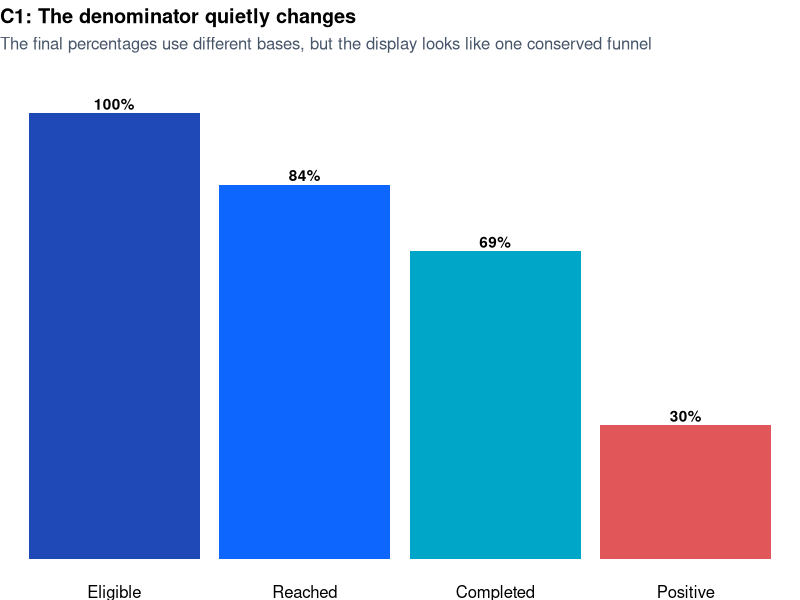
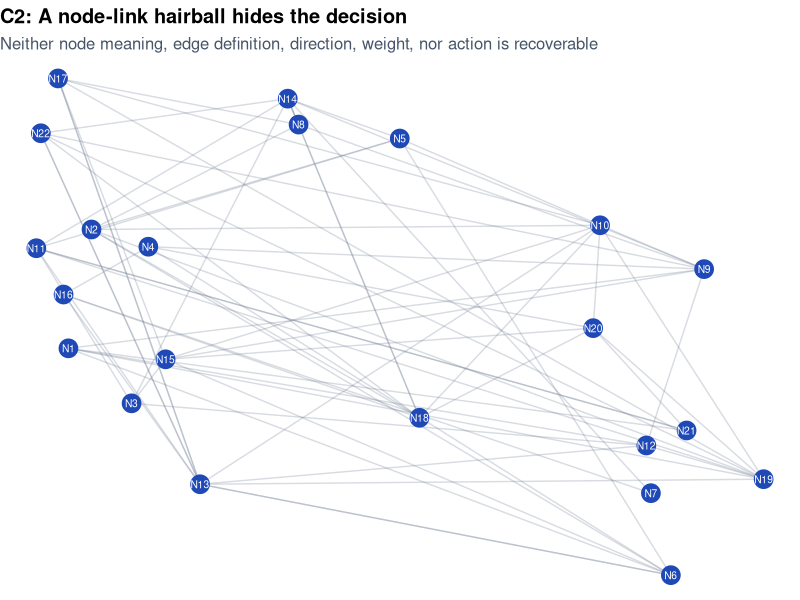
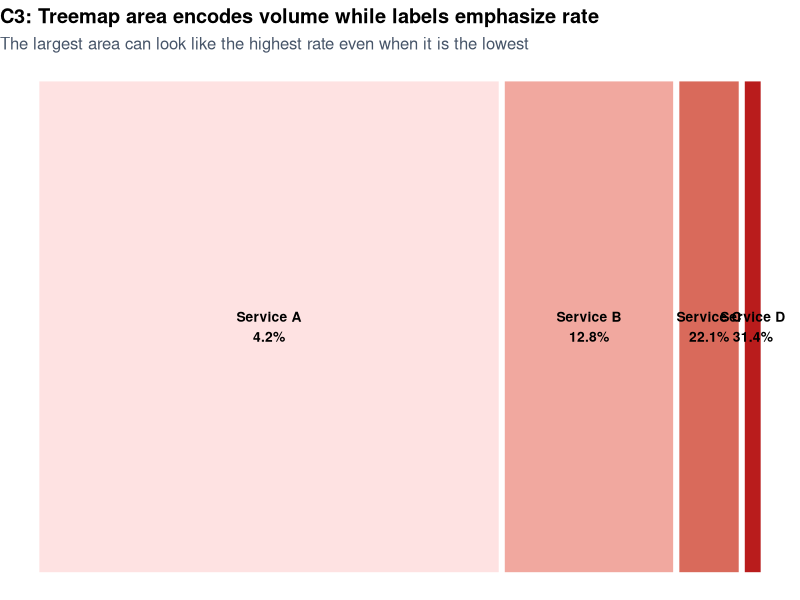

The R source for these figures, in order:
#!/usr/bin/env Rscript

suppressPackageStartupMessages(library(ggplot2))

args <- commandArgs(trailingOnly = TRUE)
output_dir <- if (length(args) >= 2 && args[1] == "--output") args[2] else file.path(tempdir(), "oclc-da730-m11-critiques")
dir.create(output_dir, recursive = TRUE, showWarnings = FALSE)
theme_bad <- theme_void(base_size = 12) + theme(plot.title = element_text(face = "bold"), plot.subtitle = element_text(color = "#475569"))

changing <- data.frame(
  stage = factor(c("Eligible", "Reached", "Completed", "Positive"), levels = c("Eligible", "Reached", "Completed", "Positive")),
  n = c(500, 420, 290, 86),
  shown_pct = c(100, 84, 69, 30)
)
p1 <- ggplot(changing, aes(stage, shown_pct, fill = stage)) +
  geom_col(width = 0.9) +
  geom_text(aes(label = paste0(shown_pct, "%")), vjust = -0.3, fontface = "bold") +
  scale_fill_manual(values = c("#1f49b6", "#0d67ff", "#00a6c8", "#e15759"), guide = "none") +
  scale_y_continuous(limits = c(0, 108)) +
  labs(title = "C1: The denominator quietly changes", subtitle = "The final percentages use different bases, but the display looks like one conserved funnel") +
  theme_bad + theme(axis.text.x = element_text(), axis.text.y = element_blank())
ggsave(file.path(output_dir, "C1-changing-denominator-flow.png"), p1, width = 9, height = 5.5, dpi = 180)

set.seed(730)
nodes <- data.frame(x = runif(22), y = runif(22), label = paste0("N", 1:22))
edges <- data.frame(a = sample(1:22, 75, TRUE), b = sample(1:22, 75, TRUE))
edges <- edges[edges$a != edges$b, ]
segments <- data.frame(x = nodes$x[edges$a], y = nodes$y[edges$a], xend = nodes$x[edges$b], yend = nodes$y[edges$b])
p2 <- ggplot() +
  geom_segment(data = segments, aes(x, y, xend = xend, yend = yend), alpha = 0.25, color = "#64748b") +
  geom_point(data = nodes, aes(x, y), size = 6, color = "#1f49b6") +
  geom_text(data = nodes, aes(x, y, label = label), color = "white", size = 2.6) +
  labs(title = "C2: A node-link hairball hides the decision", subtitle = "Neither node meaning, edge definition, direction, weight, nor action is recoverable") +
  theme_bad
ggsave(file.path(output_dir, "C2-hairball-network.png"), p2, width = 9, height = 6, dpi = 180)

tree <- data.frame(
  group = c("Service A", "Service B", "Service C", "Service D"),
  volume = c(640, 240, 90, 30),
  rate = c(4.2, 12.8, 22.1, 31.4),
  xmin = c(0, .64, .88, .97), xmax = c(.64, .88, .97, 1), ymin = 0, ymax = 1
)
p3 <- ggplot(tree) +
  geom_rect(aes(xmin = xmin, xmax = xmax, ymin = ymin, ymax = ymax, fill = rate), color = "white", linewidth = 2) +
  geom_text(aes(x = (xmin + xmax) / 2, y = .5, label = paste0(group, "\n", rate, "%")), size = 3.5, fontface = "bold") +
  scale_fill_gradient(low = "#fee2e2", high = "#b91c1c") +
  labs(title = "C3: Treemap area encodes volume while labels emphasize rate", subtitle = "The largest area can look like the highest rate even when it is the lowest") +
  theme_bad + theme(legend.position = "none")
ggsave(file.path(output_dir, "C3-treemap-area-rate-conflict.png"), p3, width = 9, height = 5.5, dpi = 180)

cat(sprintf("Module 11 critique lab wrote 3 figures to %s\n", output_dir))
